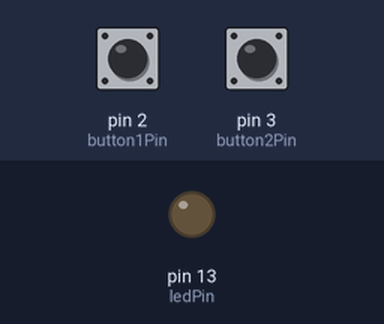
The sketch below on a simulated Arduino Uno, built with avr-gcc and run on an emulated ATmega328P. Parts: output pins drawn as LEDs (lit = HIGH). The inputs (shaded band) are chosen by the test bench; at power-on: pin 2 (button1Pin) HIGH, pin 3 (button2Pin) HIGH.

Above: at 1.2 s.
1.3 s: pin 2 (button1Pin) pulled LOW for 0.15 s
At 1.37 s:
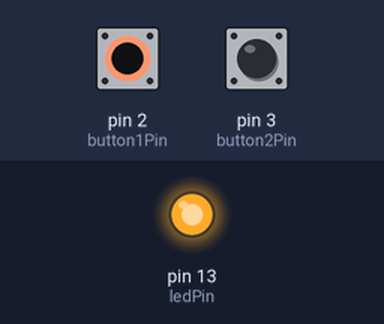
2.9 s: pin 2 (button1Pin) pulled LOW for 3.2 s
At 6.4 s:
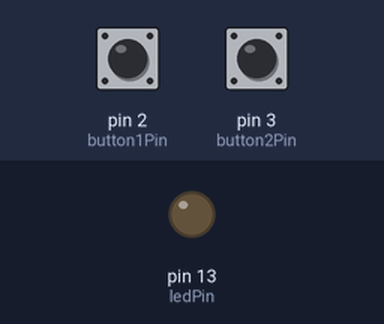
7.6 s: pin 3 (button2Pin) pulled LOW for 3.2 s
At 8.7 s:
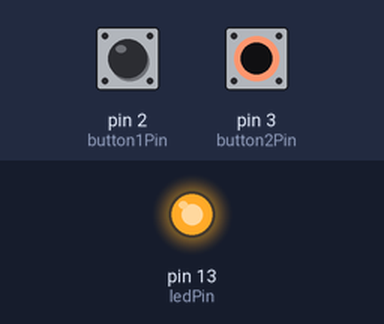
Timing chart, 0 to 12.3 s (numbered marks = the images above; inputs shaded):
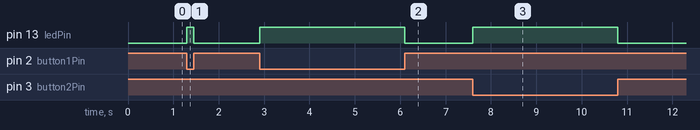

Measured:
- after the input at 1.3 s, pin 13 (ledPin): LOW → HIGH at once, → LOW 0.15 s later
- after the input at 2.9 s, pin 13 (ledPin): LOW → HIGH at once, → LOW 3.2 s later
- after the input at 7.6 s, pin 13 (ledPin): LOW → HIGH at once, → LOW 3.2 s later

The sketch:

Circuit_05.ino
```cpp
/*
SparkFun Inventor's Kit
Example sketch 05

PUSH BUTTONS

  Use pushbuttons for digital input

  Previously we've used the analog pins for input, now we'll use
  the digital pins for input as well. Because digital pins only
  know about HIGH and LOW signals, they're perfect for interfacing
  to pushbuttons and switches that also only have "on" and "off"
  states.

  We'll connect one side of the pushbutton to GND, and the other
  side to a digital pin. When we press down on the pushbutton,
  the pin will be connected to GND, and therefore will be read
  as "LOW" by the Arduino.

  But wait - what happens when you're not pushing the button?
  In this state, the pin is disconnected from everything, which
  we call "floating". What will the pin read as then, HIGH or LOW?
  It's hard to say, because there's no solid connection to either
  5 Volts or GND. The pin could read as either one.

  To deal with this issue, we'll connect a small (10K, or 10,000 Ohm)
  resistance between the pin and 5 Volts. This "pullup" resistor
  will ensure that when you're NOT pushing the button, the pin will
  still have a weak connection to 5 Volts, and therefore read as
  HIGH.

  (Advanced: when you get used to pullup resistors and know when
  they're required, you can activate internal pullup resistors
  on the ATmega processor in the Arduino. See
  http://arduino.cc/en/Tutorial/DigitalPins for information.)

Hardware connections:

  Pushbuttons:

    Pushbuttons have two contacts that are connected if you're
    pushing the button, and disconnected if you're not.

    The pushbuttons we're using have four pins, but two pairs
    of these are connected together. The easiest way to hook up
    the pushbutton is to connect two wires to any opposite corners.

    Connect any pin on pushbutton 1 to ground (GND).
    Connect the opposite diagonal pin of the pushbutton to
    digital pin 2.

    Connect any pin on pushbutton 2 to ground (GND).
    Connect the opposite diagonal pin of the pushbutton to
    digital pin 3.

    Also connect 10K resistors (brown/black/red) between
    digital pins 2 and 3 and GND. These are called "pullup"
    resistors. They ensure that the input pin will be either
    5V (unpushed) or GND (pushed), and not somewhere in between.
    (Remember that unlike analog inputs, digital inputs are only
    HIGH or LOW.)

  LED:

    Most Arduinos, including the Uno, already have an LED
    and resistor connected to pin 13, so you don't need any
    additional circuitry.

    But if you'd like to connect a second LED to pin 13,

    Connect the positive side of your LED to Arduino digital pin 13
    Connect the negative side of your LED to a 330 Ohm resistor
    Connect the other side of the resistor to ground

This sketch was written by SparkFun Electronics,
with lots of help from the Arduino community.
This code is completely free for any use.
Visit http://learn.sparkfun.com/products/2 for SIK information.
Visit http://www.arduino.cc to learn about the Arduino.

Version 2.0 6/2012 MDG
*/


// First we'll set up constants for the pin numbers.
// This will make it easier to follow the code below.

const int button1Pin = 2;  // pushbutton 1 pin
const int button2Pin = 3;  // pushbutton 2 pin
const int ledPin =  13;    // LED pin


void setup()
{
  // Set up the pushbutton pins to be an input:
  pinMode(button1Pin, INPUT);
  pinMode(button2Pin, INPUT);

  // Set up the LED pin to be an output:
  pinMode(ledPin, OUTPUT);
}


void loop()
{
  int button1State, button2State;  // variables to hold the pushbutton states

  // Since a pushbutton has only two states (pushed or not pushed),
  // we've run them into digital inputs. To read an input, we'll
  // use the digitalRead() function. This function takes one
  // parameter, the pin number, and returns either HIGH (5V)
  // or LOW (GND).

  // Here we'll read the current pushbutton states into
  // two variables:

  button1State = digitalRead(button1Pin);
  button2State = digitalRead(button2Pin);

  // Remember that if the button is being pressed, it will be
  // connected to GND. If the button is not being pressed,
  // the pullup resistor will connect it to 5 Volts.

  // So the state will be LOW when it is being pressed,
  // and HIGH when it is not being pressed.

  // Now we'll use those states to control the LED.
  // Here's what we want to do:

  // "If either button is being pressed, light up the LED"
  // "But, if BOTH buttons are being pressed, DON'T light up the LED"

  // Let's translate that into computer code. The Arduino gives you
  // special logic functions to deal with true/false logic:

  // A == B means "EQUIVALENT". This is true if both sides are the same.
  // A && B means "AND". This is true if both sides are true.
  // A || B means "OR". This is true if either side is true.
  // !A means "NOT". This makes anything after it the opposite (true or false).

  // We can use these operators to translate the above sentences
  // into logic statements (Remember that LOW means the button is
  // being pressed)

  // "If either button is being pressed, light up the LED"
  // becomes:
  // if ((button1State == LOW) || (button2State == LOW)) // light the LED

  // "If BOTH buttons are being pressed, DON'T light up the LED"
  // becomes:
  // if ((button1State == LOW) && (button2State == LOW)) // don't light the LED

  // Now let's use the above functions to combine them into one statement:

  if (((button1State == LOW) || (button2State == LOW))  // if we're pushing button 1 OR button 2
      && !                                               // AND we're NOT
      ((button1State == LOW) && (button2State == LOW))) // pushing button 1 AND button 2
                                                        // then...
  {
    digitalWrite(ledPin, HIGH);  // turn the LED on
  }
  else
  {
    digitalWrite(ledPin, LOW);  // turn the LED off
  }

  // As you can see, logic operators can be combined to make
  // complex decisions!

  // Don't forget that we use = when we're assigning a value,
  // and use == when we're testing a value for equivalence.
}
```
